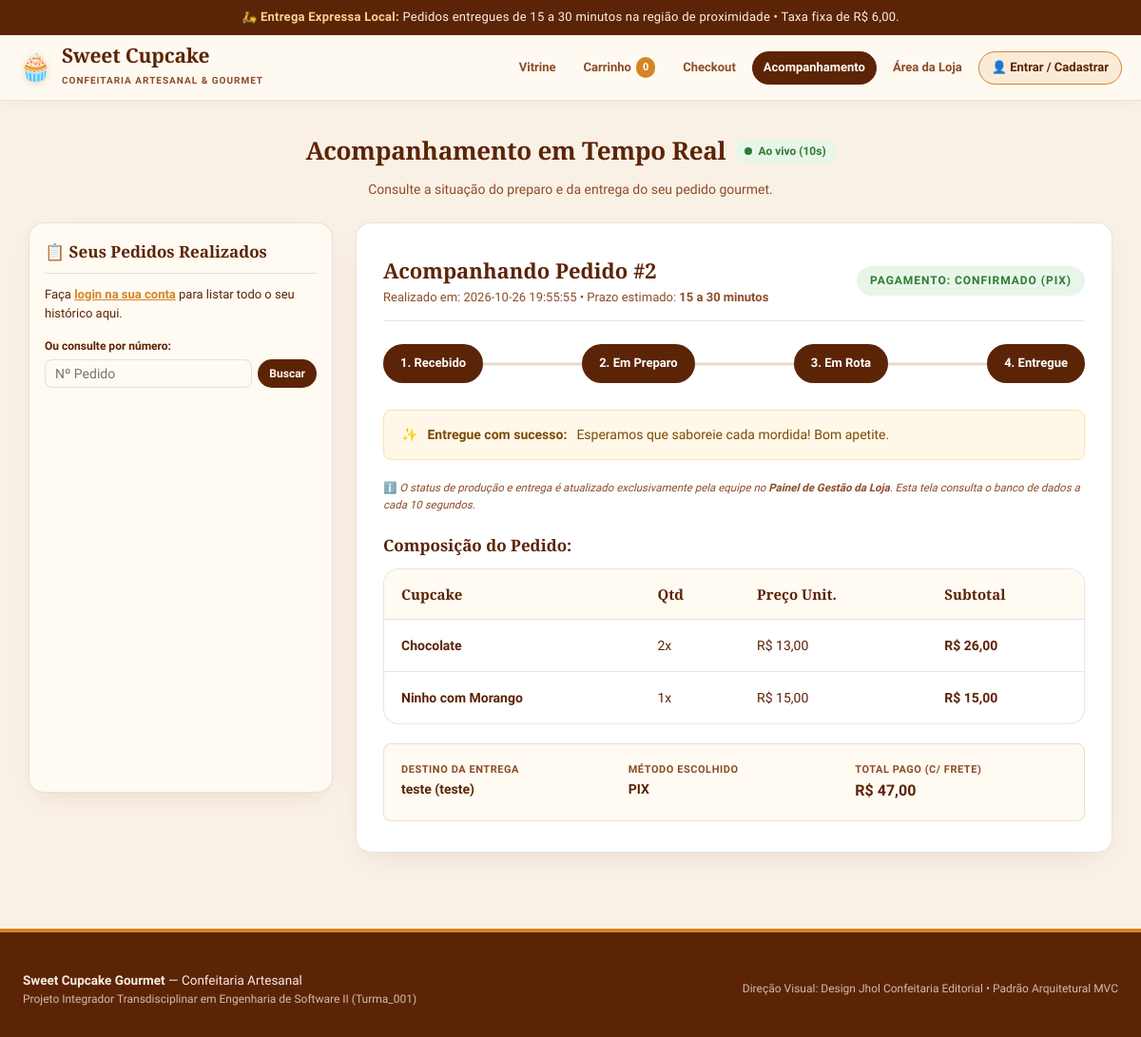
/rastreio?id=2, run on the app's committed database.
### tables this page shows
CREATE TABLE pedidos (
    id INTEGER PRIMARY KEY AUTOINCREMENT,
    cliente_id INTEGER NOT NULL,
    data_pedido DATETIME DEFAULT CURRENT_TIMESTAMP,
    valor_produtos DECIMAL(10, 2) NOT NULL CHECK (valor_produtos >= 0),
    taxa_entrega DECIMAL(10, 2) NOT NULL DEFAULT 6.00 CHECK (taxa_entrega >= 0),
    valor_total DECIMAL(10, 2) NOT NULL CHECK (valor_total > 0),
    forma_pagamento VARCHAR(20) NOT NULL CHECK (forma_pagamento IN ('PIX', 'CARTAO_CREDITO')),
    status_pagamento VARCHAR(20) NOT NULL DEFAULT 'PENDENTE' CHECK (status_pagamento IN ('PENDENTE', 'CONFIRMADO', 'RECUSADO')),
    status_entrega VARCHAR(20) NOT NULL DEFAULT 'RECEBIDO' CHECK (status_entrega IN ('RECEBIDO', 'PREPARANDO', 'EM_ROTA', 'ENTREGUE')),
    endereco_entrega VARCHAR(255) NOT NULL,
    prazo_estimado VARCHAR(30) DEFAULT '15 a 30 minutos',
    observacoes TEXT,
    FOREIGN KEY (cliente_id) REFERENCES clientes(id) ON DELETE RESTRICT
);

CREATE TABLE itens_pedido (
    id INTEGER PRIMARY KEY AUTOINCREMENT,
    pedido_id INTEGER NOT NULL,
    produto_id INTEGER NOT NULL,
    quantidade INTEGER NOT NULL CHECK (quantidade > 0),
    preco_unitario DECIMAL(10, 2) NOT NULL CHECK (preco_unitario > 0),
    subtotal DECIMAL(10, 2) NOT NULL CHECK (subtotal > 0),
    FOREIGN KEY (pedido_id) REFERENCES pedidos(id) ON DELETE CASCADE,
    FOREIGN KEY (produto_id) REFERENCES produtos(id) ON DELETE RESTRICT
);

CREATE TABLE produtos (
    id INTEGER PRIMARY KEY AUTOINCREMENT,
    nome VARCHAR(80) NOT NULL,
    descricao TEXT NOT NULL,
    preco DECIMAL(10, 2) NOT NULL CHECK (preco > 0),
    disponivel BOOLEAN NOT NULL DEFAULT 1,
    categoria VARCHAR(40) DEFAULT 'Cupcake Gourmet',
    criado_em DATETIME DEFAULT CURRENT_TIMESTAMP
);

### controllers/routes.py (the view)
@routes_bp.route('/rastreio')
def rastreio():
    cliente_id = session.get('cliente_id')
    pedidos_cliente = database.listar_pedidos_cliente(cliente_id) if cliente_id else []
    pedido_id = request.args.get('id', type=int) or session.get('ultimo_pedido_id')
    if not pedido_id and pedidos_cliente:
        pedido_id = pedidos_cliente[0]['id']
    pedido = None
    if pedido_id:
        pedido = database.buscar_pedido_por_id(pedido_id)
    return render_template(
        'rastreio.html',
        pedido=pedido,
        pedidos_cliente=pedidos_cliente,
        pedido_ativo_id=pedido_id
    )

### models/database.py (called while the page is built)
def get_db_connection() -> sqlite3.Connection:
    conn = sqlite3.connect(DB_FILE)
    conn.execute("PRAGMA foreign_keys = ON;")
    conn.row_factory = sqlite3.Row
    return conn

def buscar_pedido_por_id(pedido_id: int) -> Optional[Dict[str, Any]]:
    conn = get_db_connection()
    cursor = conn.cursor()
    cursor.execute(
        """
        SELECT p.*, c.nome as cliente_nome, c.telefone as cliente_telefone
        FROM pedidos p
        JOIN clientes c ON p.cliente_id = c.id
        WHERE p.id = ?;
        """,
        (pedido_id,)
    )
    pedido_row = cursor.fetchone()
    if not pedido_row:
        conn.close()
        return None
    pedido = dict(pedido_row)
    cursor.execute(
        """
        SELECT ip.*, prod.nome as produto_nome, prod.categoria as produto_categoria
        FROM itens_pedido ip
        JOIN produtos prod ON ip.produto_id = prod.id
        WHERE ip.pedido_id = ?;
        """,
        (pedido_id,)
    )
    itens_rows = cursor.fetchall()
    pedido['itens'] = [dict(r) for r in itens_rows]
    conn.close()
    return pedido

### templates/rastreio.html (shortened to what this page needs)
{% extends "base.html" %}
{% block content %}
<div class="section-title" style="text-align: center;">
  <div style="display: flex; justify-content: center; align-items: center; gap: 10px; margin-bottom: 8px;">
    <h2>Acompanhamento em Tempo Real</h2>
    <span class="pulse-indicator" title="O sistema sincroniza o status em segundo plano">
      <span class="pulse-dot"></span> Ao vivo (10s)
    </span>
  </div>
  <p>Consulte a situação do preparo e da entrega do seu pedido gourmet.</p>
</div>
<div class="rastreio-grid">
  <aside class="pedidos-sidebar">
    <div class="pedidos-sidebar-header">
      📋 Seus Pedidos Realizados
    </div>
    {% if session.get('cliente_id') %}
      {% if pedidos_cliente %}
        <p style="font-size: 12px; color: var(--marrom-medio); margin-bottom: 12px;">
          Clique em um pedido para ver o acompanhamento detalhado:
        </p>
        {% for p in pedidos_cliente %}
          <a href="{{ url_for('routes.rastreio', id=p.id) }}" class="pedido-card-item {% if p.id == pedido_ativo_id %}active{% endif %}">
            <h5>
              <span>Pedido #{{ p.id }}</span>
              <span style="font-weight: 700; color: var(--chocolate);">R$ {{ "%.2f"|format(p.valor_total)|replace('.', ',') }}</span>
            </h5>
            <p style="margin-bottom: 6px;">{{ p.data_pedido }}</p>
            <div>
              {% if p.status_entrega == 'RECEBIDO' %}
                <span class="stock-tag" id="badge-sidebar-{{ p.id }}" style="background:#e3f2fd; color:#1565c0; font-size: 11px;">Recebido</span>
              {% elif p.status_entrega == 'PREPARANDO' %}
                <span class="stock-tag" id="badge-sidebar-{{ p.id }}" style="background:#fff3e0; color:#e65100; font-size: 11px;">Em Preparo</span>
              {% elif p.status_entrega == 'EM_ROTA' %}
                <span class="stock-tag" id="badge-sidebar-{{ p.id }}" style="background:#f3e5f5; color:#7b1fa2; font-size: 11px;">Em Rota</span>
              {% else %}
                <span class="stock-tag" id="badge-sidebar-{{ p.id }}" style="background:#e8f5e9; color:#2e7d32; font-size: 11px;">Entregue</span>
              {% endif %}
            </div>
          </a>
        {% endfor %}
      {% else %}
        <div style="font-size: 13px; color: var(--marrom-medio); padding: 10px 0;">
          Você ainda não realizou pedidos com esta conta.
        </div>
      {% endif %}
    {% else %}
      <div style="font-size: 13px; color: var(--chocolate); margin-bottom: 14px;">
        Faça <a href="{{ url_for('routes.conta') }}" style="color: var(--mel); font-weight: 700;">login na sua conta</a> para listar todo o seu histórico aqui.
      </div>
      <form action="{{ url_for('routes.rastreio') }}" method="GET" style="margin-top: 10px;">
        <label style="font-size: 12px; font-weight: 600; color: var(--chocolate); display: block; margin-bottom: 4px;">
          Ou consulte por número:
        </label>
        <div style="display: flex; gap: 6px;">
          <input type="number" name="id" class="form-control" placeholder="Nº Pedido" style="padding: 6px 10px;" required>
          <button type="submit" class="btn btn-chocolate" style="padding: 6px 12px; font-size: 12px;">Buscar</button>
        </div>
      </form>
    {% endif %}
  </aside>
  <main style="max-width: 100%; margin: 0; padding: 0;">
    {% if not pedido %}
      <div class="card-cupcake" style="box-shadow: var(--sombra-card); text-align: center; padding: 40px 20px;">
        <span style="font-size: 40px;">🔍</span>
        <h3 style="margin: 12px 0 6px;">Nenhum pedido selecionado</h3>
        <p class="card-desc" style="max-width: 440px; margin: 0 auto 20px;">
          Selecione um pedido no histórico ao lado ou consulte um novo número para visualizar a linha do tempo em tempo real.
        </p>
        <a href="{{ url_for('routes.index') }}" class="btn btn-mel">Ir para a Vitrine Gourmet</a>
      </div>
    {% else %}
      <div class="timeline-container" id="tracker-box" data-pedido-id="{{ pedido.id }}" data-status-atual="{{ pedido.status_entrega }}">
        <div style="display: flex; justify-content: space-between; align-items: center; border-bottom: 1px solid var(--borda); padding-bottom: 14px; flex-wrap: wrap; gap: 10px;">
          <div>
            <h3 style="font-family:'Playfair Display', Georgia, serif; font-size: 22px; color: var(--chocolate);">
              Acompanhando Pedido #{{ pedido.id }}
            </h3>
            <p style="font-size: 13px; color: var(--marrom-medio);">
              Realizado em: {{ pedido.data_pedido }} • Prazo estimado: <strong>{{ pedido.prazo_estimado }}</strong>
            </p>
          </div>
          <div style="display: flex; align-items: center; gap: 8px;">
            <span class="stock-tag" style="background:#e8f5e9; color:#2e7d32; font-size:12px; padding:6px 14px;">
              Pagamento: {{ pedido.status_pagamento }} ({{ pedido.forma_pagamento }})
            </span>
          </div>
        </div>
        <div class="timeline-steps" id="timeline-steps-wrap" style="margin-top: 24px;">
          <div id="step-1" class="step-item {% if pedido.status_entrega in ['RECEBIDO', 'PREPARANDO', 'EM_ROTA', 'ENTREGUE'] %}completed{% endif %}">
            1. Recebido
          </div>
          <div id="step-2" class="step-item {% if pedido.status_entrega == 'PREPARANDO' %}active{% elif pedido.status_entrega in ['EM_ROTA', 'ENTREGUE'] %}completed{% endif %}">
            2. Em Preparo
          </div>
          <div id="step-3" class="step-item {% if pedido.status_entrega == 'EM_ROTA' %}active{% elif pedido.status_entrega == 'ENTREGUE' %}completed{% endif %}">
            3. Em Rota
          </div>
          <div id="step-4" class="step-item {% if pedido.status_entrega == 'ENTREGUE' %}completed{% endif %}">
            4. Entregue
          </div>
        </div>
        <div class="alert-box alert-info" id="status-alert-desc" style="margin: 20px 0;">
          {% if pedido.status_entrega == 'RECEBIDO' %}
            📥 <strong>Pedido recebido:</strong> Registrado na cozinha e aguardando o início da montagem.
          {% elif pedido.status_entrega == 'PREPARANDO' %}
            🧁 <strong>Na cozinha:</strong> Seus cupcakes estão sendo confeitados artesanalmente com carinho.
          {% elif pedido.status_entrega == 'EM_ROTA' %}
            🛵 <strong>A caminho:</strong> O entregador já saiu da confeitaria e está a caminho do seu endereço!
          {% else %}
            ✨ <strong>Entregue com sucesso:</strong> Esperamos que saboreie cada mordida! Bom apetite.
          {% endif %}
        </div>
        <p style="font-size: 11.5px; color: var(--marrom-medio); margin-bottom: 16px;">
          ℹ️ <em>O status de produção e entrega é atualizado exclusivamente pela equipe no <strong>Painel de Gestão da Loja</strong>. Esta tela consulta o banco de dados a cada 10 segundos.</em>
        </p>
        <h4 style="font-family:'Playfair Display', Georgia, serif; font-size: 17px; margin: 20px 0 10px; color: var(--chocolate);">
          Composição do Pedido:
        </h4>
        <div class="table-container" style="box-shadow: none; margin-bottom: 20px;">
          <table>
            <thead>
              <tr>
                <th>Cupcake</th>
                <th>Qtd</th>
                <th>Preço Unit.</th>
                <th>Subtotal</th>
              </tr>
            </thead>
            <tbody>
              {% for item in pedido.itens %}
              <tr>
                <td><strong>{{ item.produto_nome }}</strong></td>
                <td>{{ item.quantidade }}x</td>
                <td>R$ {{ "%.2f"|format(item.preco_unitario)|replace('.', ',') }}</td>
                <td><strong>R$ {{ "%.2f"|format(item.subtotal)|replace('.', ',') }}</strong></td>
              </tr>
              {% endfor %}
            </tbody>
          </table>
        </div>
        <div style="display: grid; grid-template-columns: repeat(auto-fit, minmax(200px, 1fr)); gap: 16px; font-size: 14px; background: var(--bg-surface); padding: 18px; border-radius: var(--radius-sm); border: 1px solid var(--borda);">
          <div>
            <p style="color: var(--marrom-medio); font-size: 11px; text-transform: uppercase; font-weight: 700; letter-spacing:0.05em;">Destino da Entrega</p>
            <p><strong>{{ pedido.endereco_entrega }}</strong></p>
          </div>
          <div>
            <p style="color: var(--marrom-medio); font-size: 11px; text-transform: uppercase; font-weight: 700; letter-spacing:0.05em;">Método Escolhido</p>
            <p><strong>{{ pedido.forma_pagamento }}</strong></p>
          </div>
          <div>
            <p style="color: var(--marrom-medio); font-size: 11px; text-transform: uppercase; font-weight: 700; letter-spacing:0.05em;">Total Pago (c/ frete)</p>
            <p><strong style="color: var(--chocolate); font-size: 16px;">R$ {{ "%.2f"|format(pedido.valor_total)|replace('.', ',') }}</strong></p>
          </div>
        </div>
      </div>
    {% endif %}
  </main>
</div>
{% endblock %}

### data on the page
pedidos: id "2", data_pedido "2026-10-26 19:55:55", prazo_estimado "15 a 30 minutos", status_pagamento "CONFIRMADO", forma_pagamento "PIX", endereco_entrega "teste (teste)", valor_total "47,00"
itens_pedido: produto_nome "Chocolate", quantidade "2", preco_unitario "13,00", subtotal "26,00"
itens_pedido: produto_nome "Ninho com Morango", quantidade "1", preco_unitario "15,00", subtotal "15,00"

### other printed values
{{ session.get('carrinho_qtd', 0) }} "0"
